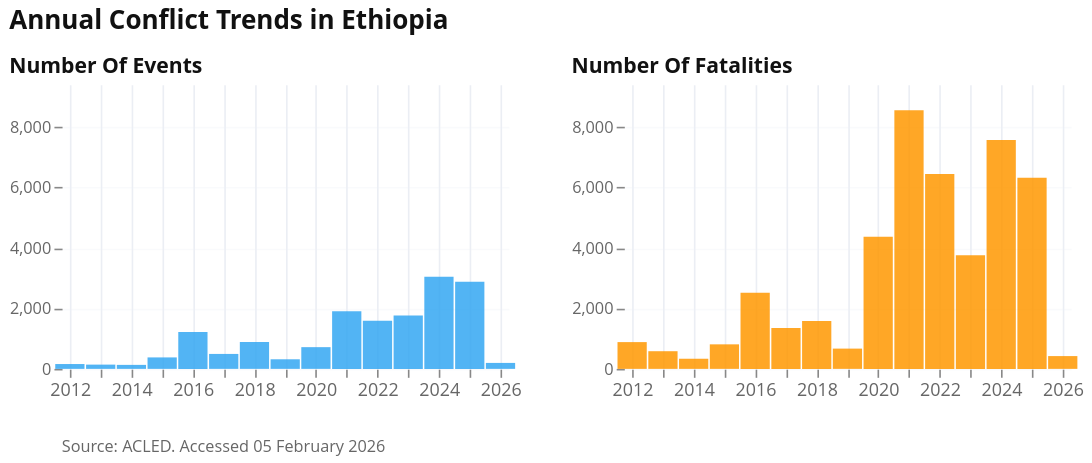

The cell this chart's notebook holds for it:
### Markdown cell above
### Annual National Conflict Trends

There were a total of 8546 deaths from 1909 events in 2021. This was the highest in the last 10 years in Ethiopia. In 2024, there were 7564 fatalities from 3042 conflict events.

### Code cell
fig = visuals.plot_conflict_trends_altair(
    conflict_yearly_national,
    "Annual Conflict Trends in Ethiopia",
    f"Source: ACLED. Accessed {extracted_date_formatted}",
    subtitle="",
    measures=["nrEvents", "nrFatalities"],
    plot_type="bar",
    width=275,
    height=175,
    bar_width_ratio=0.65,
    show_labels=False  # Add this to show labels
)

fig.show()

### Figure 1 — Vega-Lite specification as saved in the notebook (floating-point values rounded to 4 significant figures)
{"config": {"font": "Open Sans", "title": {"font": "Open Sans", "color": "#111111", "subtitleColor": "#666666"}, "axis": {"labelFont": "Open Sans", "titleFont": "Open Sans", "domainWidth": 0, "gridColor": "#EBEEF4", "labelColor": "#666666", "titleColor": "#111111"}, "legend": {"labelFont": "Open Sans", "titleFont": "Open Sans"}, "header": {"labelFont": "Open Sans", "titleFont": "Open Sans"}, "mark": {"font": "Open Sans"}, "text": {"font": "Open Sans"}, "view": {"strokeWidth": 0}}, "vconcat": [{"hconcat": [{"data": {"name": "data-164ce06f0a85d98dfc299a3c90ac2862"}, "mark": {"type": "bar", "opacity": 0.85, "width": {"band": 0.65}}, "encoding": {"color": {"value": "#34A7F2"}, "x": {"axis": {"format": "%Y", "labelAngle": 0, "labelFontSize": 11, "labelFontWeight": "normal", "tickCount": {"interval": "year", "step": 1}, "title": null}, "field": "event_date", "scale": {"domain": ["2012-01-01T00:00:00", "2026-01-01T00:00:00"]}, "type": "temporal"}, "y": {"axis": {"grid": true, "gridOpacity": 0.3, "labelFontSize": 10, "title": null, "titleFontSize": 11}, "field": "nrEvents", "scale": {"domain": [0, 9401.0], "zero": true}, "type": "quantitative"}}, "height": 175, "title": {"text": "Number Of Events", "align": "left", "anchor": "start", "fontSize": 13, "fontWeight": "bold"}, "width": 275}, {"data": {"name": "data-0b2b7b32a20ffeb1e07d7d3d2411f136"}, "mark": {"type": "bar", "opacity": 0.85, "width": {"band": 0.65}}, "encoding": {"color": {"value": "#FF9800"}, "x": {"axis": {"format": "%Y", "labelAngle": 0, "labelFontSize": 11, "labelFontWeight": "normal", "tickCount": {"interval": "year", "step": 1}, "title": null}, "field": "event_date", "scale": {"domain": ["2012-01-01T00:00:00", "2026-01-01T00:00:00"]}, "type": "temporal"}, "y": {"axis": {"grid": true, "gridOpacity": 0.3, "labelFontSize": 10, "title": null, "titleFontSize": 11}, "field": "nrFatalities", "scale": {"domain": [0, 9401.0], "zero": true}, "type": "quantitative"}}, "height": 175, "title": {"text": "Number Of Fatalities", "align": "left", "anchor": "start", "fontSize": 13, "fontWeight": "bold"}, "width": 275}], "spacing": 30, "title": {"text": ["Annual Conflict Trends in Ethiopia"], "align": "left", "anchor": "start", "dy": -10, "fontSize": 16, "fontWeight": "bold", "subtitleFontSize": 12, "subtitleFontWeight": "normal"}}, {"data": {"name": "empty"}, "mark": {"type": "text", "align": "left", "baseline": "top", "color": "#666666", "dx": -290.0, "dy": 10, "fontSize": 10, "fontWeight": "normal"}, "encoding": {"text": {"value": "Source: ACLED. Accessed 05 February 2026"}}, "height": 20, "width": 580}], "spacing": 5, "$schema": "https://vega.github.io/schema/vega-lite/v6.1.0.json", "datasets": {"data-164ce06f0a85d98dfc299a3c90ac2862": [{"event_date": "2012-01-01T00:00:00", "nrEvents": 160}, {"event_date": "2013-01-01T00:00:00", "nrEvents": 141}, {"event_date": "2014-01-01T00:00:00", "nrEvents": 132}, {"event_date": "2015-01-01T00:00:00", "nrEvents": 379}, {"event_date": "2016-01-01T00:00:00", "nrEvents": 1218}, {"event_date": "2017-01-01T00:00:00", "nrEvents": 494}, {"event_date": "2018-01-01T00:00:00", "nrEvents": 889}, {"event_date": "2019-01-01T00:00:00", "nrEvents": 317}, {"event_date": "2020-01-01T00:00:00", "nrEvents": 718}, {"event_date": "2021-01-01T00:00:00", "nrEvents": 1909}, {"event_date": "2022-01-01T00:00:00", "nrEvents": 1589}, {"event_date": "2023-01-01T00:00:00", "nrEvents": 1767}, {"event_date": "2024-01-01T00:00:00", "nrEvents": 3042}, {"event_date": "2025-01-01T00:00:00", "nrEvents": 2884}, {"event_date": "2026-01-01T00:00:00", "nrEvents": 197}], "data-0b2b7b32a20ffeb1e07d7d3d2411f136": [{"event_date": "2012-01-01T00:00:00", "nrFatalities": 885}, {"event_date": "2013-01-01T00:00:00", "nrFatalities": 584}, {"event_date": "2014-01-01T00:00:00", "nrFatalities": 335}, {"event_date": "2015-01-01T00:00:00", "nrFatalities": 811}, {"event_date": "2016-01-01T00:00:00", "nrFatalities": 2515}, {"event_date": "2017-01-01T00:00:00", "nrFatalities": 1355}, {"event_date": "2018-01-01T00:00:00", "nrFatalities": 1579}, {"event_date": "2019-01-01T00:00:00", "nrFatalities": 670}, {"event_date": "2020-01-01T00:00:00", "nrFatalities": 4364}, {"event_date": "2021-01-01T00:00:00", "nrFatalities": 8546}, {"event_date": "2022-01-01T00:00:00", "nrFatalities": 6440}, {"event_date": "2023-01-01T00:00:00", "nrFatalities": 3753}, {"event_date": "2024-01-01T00:00:00", "nrFatalities": 7564}, {"event_date": "2025-01-01T00:00:00", "nrFatalities": 6320}, {"event_date": "2026-01-01T00:00:00", "nrFatalities": 423}], "empty": [{}]}}
